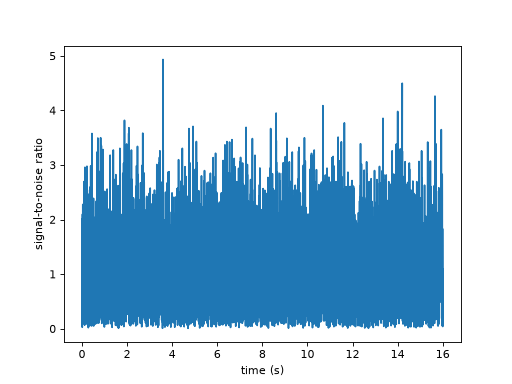

Reproduce this figure in Python.
import matplotlib.pyplot as pp

import pycbc.filter
import pycbc.noise
import pycbc.psd
import pycbc.waveform

# Generate some noise with an advanced ligo psd
flow = 30.0
delta_f = 1.0 / 16
flen = int(2048 / delta_f) + 1
psd = pycbc.psd.aLIGOZeroDetHighPower(flen, delta_f, flow)

# Generate 16 seconds of noise at 4096 Hz
delta_t = 1.0 / 4096
tsamples = int(16 / delta_t)
strain = pycbc.noise.noise_from_psd(tsamples, delta_t, psd, seed=127)
stilde = strain.to_frequencyseries()

# Use a waveform as a matched filter
hp, hc = pycbc.waveform.get_fd_waveform(
    approximant="IMRPhenomD", mass1=25, mass2=25, f_lower=flow, delta_f=stilde.delta_f
)

hp.resize(len(stilde))
snr = pycbc.filter.matched_filter(hp, stilde, psd=psd, low_frequency_cutoff=flow)


pp.plot(snr.sample_times, abs(snr))
pp.ylabel("signal-to-noise ratio")
pp.xlabel("time (s)")
pp.show()
